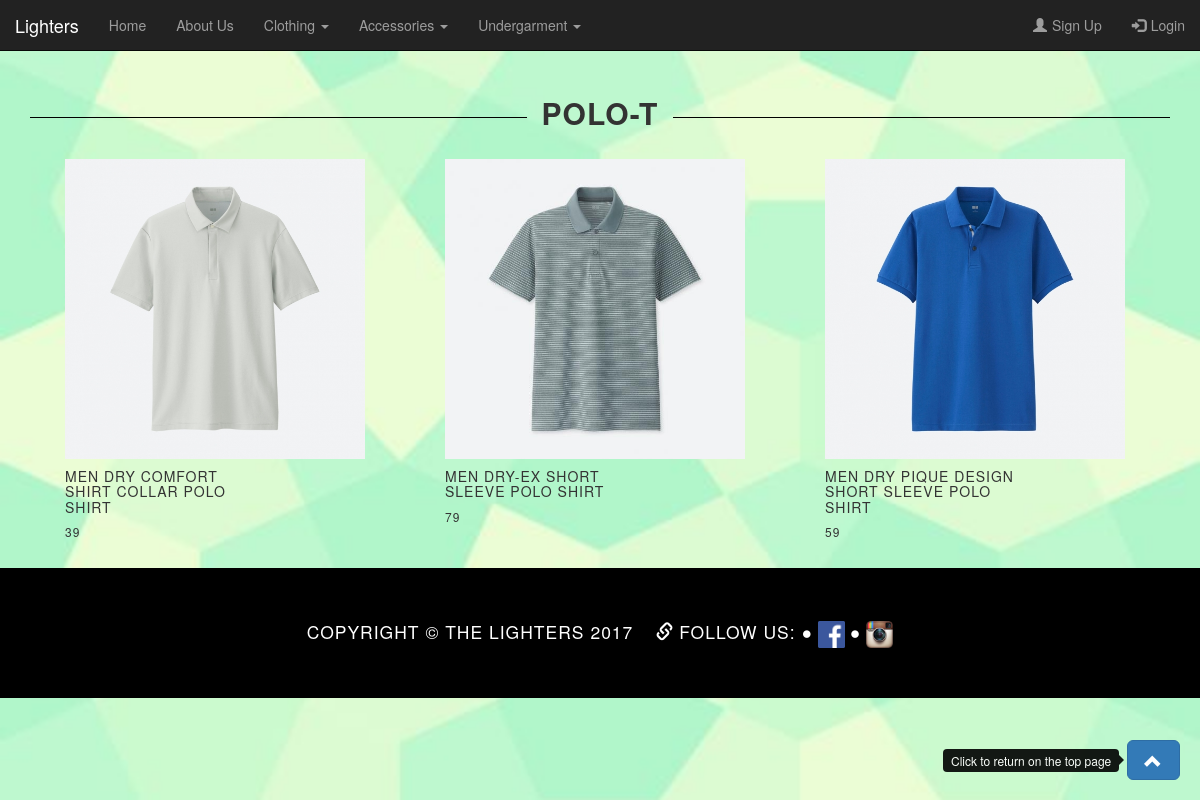
Screenshot of /php/polot.php with the database file from the repository.
### tables this page shows
CREATE TABLE `products` (
  `product_id` int(255) NOT NULL,
  `product_name` varchar(1000) NOT NULL,
  `product_category` varchar(1000) NOT NULL,
  `product_quantity` int(255) NOT NULL,
  `product_price` int(255) NOT NULL,
  `product_img` varchar(1000) NOT NULL
);

### php/polot.php (the view, shortened to what this page needs)
<html>
<?php
		require "connection.php";
		$sql = "SELECT * FROM `products` WHERE product_category = 'polot'";
		$result = mysqli_query($conn,$sql);
?>
<head>
		<link rel="stylesheet" type="text/css" href="../css/home.css">
		<link rel="stylesheet" type="text/css" href="../css/products.css">
	<link rel="stylesheet" href="../css/bootstrap.min.css">
	<link rel="stylesheet" href="https://maxcdn.bootstrapcdn.com/bootstrap/3.3.7/css/bootstrap.min.css">
	<link rel="stylesheet" href="https://cdnjs.cloudflare.com/ajax/libs/font-awesome/4.7.0/css/font-awesome.min.css">
</head>
<body>
<?php
	include 'navigation.php';
?>
	<div class="container" style="margin-bottom:20px"><h2><strong>Polo-T</strong></h2></div>
<div class="container products" style="margin-bottom:20px">
<?php while ($row = mysqli_fetch_array($result,MYSQLI_ASSOC)){   ?>
  <div class="product-card">
    <div class="product-image">
	<a><img id="product-image" class="identifyingClass" src="../polotshirt/<?php echo $row['product_img']; ?>"
	  data-id="<?php echo $row['product_id'];?>"
		data-name="<?php echo $row['product_name'];?>"
		data-price="<?php echo $row['product_price'];?>"
		data-quantity="<?php echo $row['product_quantity'];?>"
		data-image="<?php echo $row['product_img'];?>"
		data-toggle="modal" data-target="#product_view">
		</a>
	  </div>
    <div class="product-info" style="width: 200px;">
      <h5><?php echo $row['product_name'];?></h5>
      <h6><?php echo $row['product_price'];?></h6>
    </div>
  </div>
<?php }?>
</div>
<div class="container">
	<div class="row">
		<a id="back-to-top" href="#" class="btn btn-primary btn-lg back-to-top" role="button" title="Click to return on the top page" data-toggle="tooltip" data-placement="left"><span class="glyphicon glyphicon-chevron-up"></span></a>
	</div>
</div>
<?php
	include 'footer.php';
?>
</body>
</html>

### css/home.css (style rules this page uses)
body { margin: 0; font-family: "Open Sans","Helvetica Neue",Helvetica,Arial,sans-serif; -webkit-background-size: cover; -moz-background-size: cover; background-size: cover; -o-background-size: cover; background: url(../img/wallpaper.jpg); background-size:cover; background-repeat:repeat-x repeat-y; background-position:center center; }
h1, h2, h3, h4, h5, h6, span { text-transform: uppercase; font-family: "Josefin Slab","Helvetica Neue",Helvetica,Arial,sans-serif; font-weight: 100; letter-spacing: 1px; }
a { text-decoration:none; }
h2 { overflow: hidden; text-align: center; }
h2:before, h2:after { background-color: #000; content: ""; display: inline-block; height: 1px; position: relative; vertical-align: middle; width: 50%; }
h2:before { right: 0.5em; margin-left: -50%; }
h2:after { left: 0.5em; margin-right: -50%; }
.back-to-top { cursor: pointer; position: fixed; bottom: 20px; right: 20px; display:none; }
div { flex:1; }

### css/products.css (style rules this page uses)
.products { display: flex; flex-wrap: wrap; padding-left:180px; margin-left:180px; }
.product-card { flex: 1 16%%; margin-left:35px; }
img { width:300px; height:300px; }

### rows the page displays
products: product_img (picture), product_name "MEN DRY COMFORT SHIRT COLLAR POLO SHIRT", product_price "39"
products: product_img (picture), product_name "MEN DRY-EX SHORT SLEEVE POLO SHIRT", product_price "79"
products: product_img (picture), product_name "MEN DRY PIQUE DESIGN SHORT SLEEVE POLO SHIRT", product_price "59"
